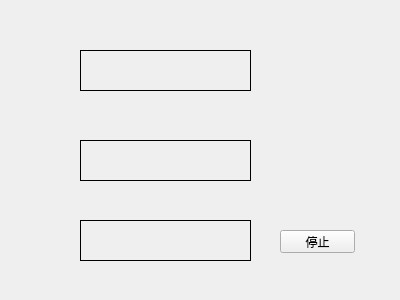
<?xml version="1.0" encoding="UTF-8"?>
<ui version="4.0">
 <class>Widget</class>
 <widget class="QWidget" name="Widget">
  <property name="geometry">
   <rect>
    <x>0</x>
    <y>0</y>
    <width>400</width>
    <height>300</height>
   </rect>
  </property>
  <property name="windowTitle">
   <string>Widget</string>
  </property>
  <widget class="QLabel" name="label">
   <property name="geometry">
    <rect>
     <x>80</x>
     <y>50</y>
     <width>171</width>
     <height>41</height>
    </rect>
   </property>
   <property name="frameShape">
    <enum>QFrame::Box</enum>
   </property>
   <property name="text">
    <string/>
   </property>
  </widget>
  <widget class="QLabel" name="label_2">
   <property name="geometry">
    <rect>
     <x>80</x>
     <y>140</y>
     <width>171</width>
     <height>41</height>
    </rect>
   </property>
   <property name="frameShape">
    <enum>QFrame::Box</enum>
   </property>
   <property name="text">
    <string/>
   </property>
  </widget>
  <widget class="QLabel" name="label_3">
   <property name="geometry">
    <rect>
     <x>80</x>
     <y>220</y>
     <width>171</width>
     <height>41</height>
    </rect>
   </property>
   <property name="frameShape">
    <enum>QFrame::Box</enum>
   </property>
   <property name="text">
    <string/>
   </property>
  </widget>
  <widget class="QPushButton" name="btn_stop">
   <property name="geometry">
    <rect>
     <x>280</x>
     <y>230</y>
     <width>75</width>
     <height>23</height>
    </rect>
   </property>
   <property name="text">
    <string>停止</string>
   </property>
  </widget>
 </widget>
 <layoutdefault spacing="6" margin="11"/>
 <resources/>
 <connections/>
</ui>
